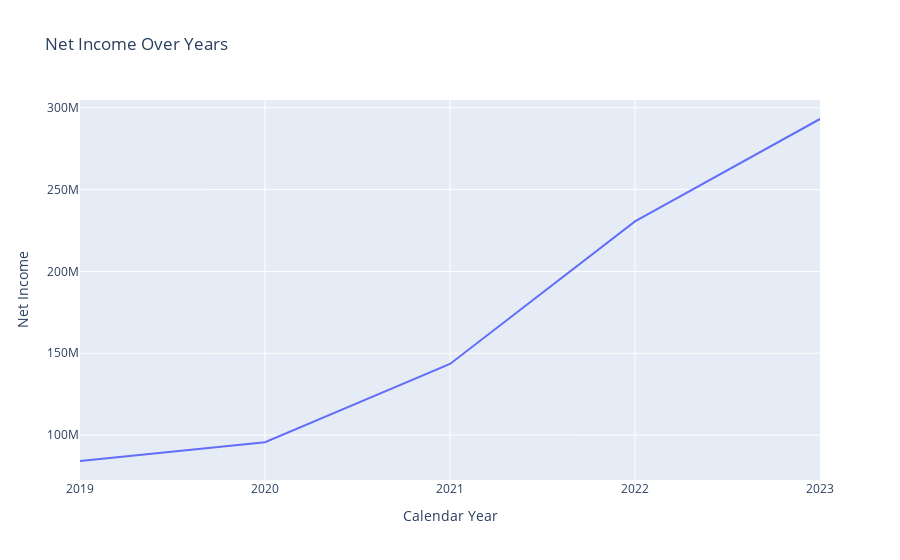

The cell this chart's notebook holds for it:
### Code cell
df = df_nova
df = df.sort_values(by='calendarYear', ascending=True)
fig = go.Figure()

fig.add_trace(go.Scatter(x=df['calendarYear'], y=df['grossProfit'], mode='lines', name='Net Income'))

# Set title and labels
fig.update_layout(title='Net Income Over Years',
                  xaxis_title='Calendar Year',
                  yaxis_title='Net Income')

# Show the plot
fig.show()

### Figure 1 — Plotly figure (JSON) as saved in the notebook; plotly's stock layout.template omitted (floating-point values rounded to 4 significant figures)
{"data": [{"mode": "lines", "name": "Net Income", "type": "scatter", "x": ["2019", "2020", "2021", "2022", "2023"], "y": [84143000, 95642000, 143444000, 230613000, 293156000]}], "layout": {"title": {"text": "Net Income Over Years"}, "xaxis": {"title": {"text": "Calendar Year"}}, "yaxis": {"title": {"text": "Net Income"}}}}
